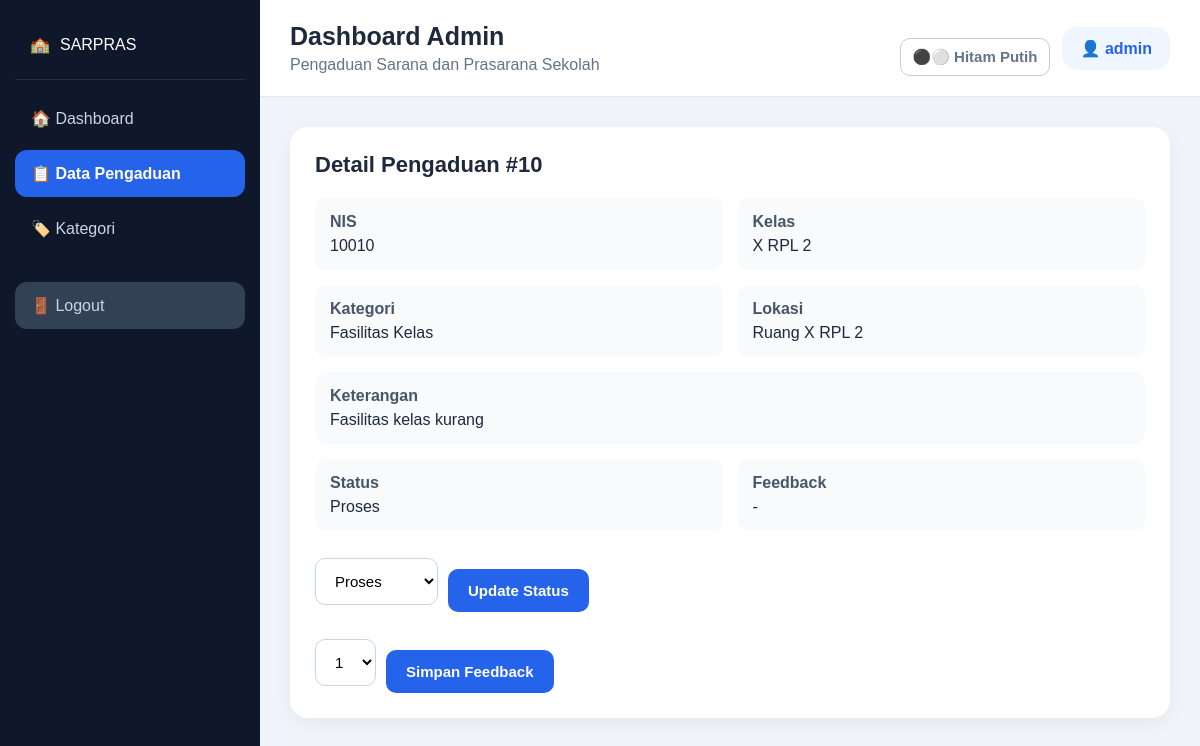
The app's page /index.php?page=admin&action=detail&id=10 (signed in) with its own data.
### tables this page shows
CREATE TABLE `aspirasi` (
  `id_aspirasi` int(5) NOT NULL,
  `status` enum('Menunggu','Proses','Selesai') NOT NULL DEFAULT 'Menunggu',
  `id_kategori` int(5) NOT NULL,
  `feedback` int(5) DEFAULT NULL
);

CREATE TABLE `input_aspirasi` (
  `id_pelaporan` int(5) NOT NULL,
  `nis` int(10) NOT NULL,
  `id_kategori` int(5) NOT NULL,
  `lokasi` varchar(50) NOT NULL,
  `ket` varchar(50) NOT NULL
);

CREATE TABLE `siswa` (
  `nis` int(10) NOT NULL,
  `kelas` varchar(10) NOT NULL
);

CREATE TABLE `kategori` (
  `id_kategori` int(5) NOT NULL,
  `ket_kategori` varchar(30) NOT NULL
);

### model/Database.php (called while the page is built, shortened)
<?php
class Database {
    private $host = '127.0.0.1';
    private $port = '3306';
    private $db = 'db_sarpras';
    private $user = 'root';
    private $pass = 'root';
    private $charset = 'utf8mb4';
    public function connect() {
        $dsn = "mysql:host={$this->host};port={$this->port};dbname={$this->db};charset={$this->charset}";
        try {
            $this->pdo = new PDO($dsn, $this->user, $this->pass, [
                PDO::ATTR_ERRMODE => PDO::ERRMODE_EXCEPTION,
                PDO::ATTR_DEFAULT_FETCH_MODE => PDO::FETCH_ASSOC,
                PDO::ATTR_EMULATE_PREPARES => false,
            ]);
            return $this->pdo;
        } catch (PDOException $e) {
            http_response_code(500);
            echo '<!doctype html><html lang="id"><meta charset="utf-8"><meta name="viewport" content="width=device-width,initial-scale=1">';
            echo '<style>body{font-family:Arial;background:#f5f7fb;padding:24px}.box{max-width:700px;margin:auto;background:#fff;padding:24px;border-radius:14px;box-shadow:0 4px 18px #0001}code{background:#eee;padding:3px 6px;border-radius:5px}.ok{color:#087f23}</style>';
            echo '<div class="box"><h2>Koneksi database gagal</h2>';
            echo '<p>Project sudah membaca <code>model/Database.php</code> yang baru.</p>';
            echo '<p>Host: <b>'.htmlspecialchars($this->host).'</b> | Port: <b>'.htmlspecialchars($this->port).'</b><br>Database: <b>'.htmlspecialchars($this->db).'</b> | User: <b>'.htmlspecialchars($this->user).'</b></p>';
            echo '<p>Error: <code>'.htmlspecialchars($e->getMessage()).'</code></p>';
            echo '<p>Jika password MySQL bukan <b>root</b>, buka <code>model/Database.php</code> lalu ubah <code>$pass</code>.</p>';
            echo '<p>Jika phpMyAdmin bisa masuk tetapi PHP tidak, gunakan host <code>localhost</code> seperti file ini.</p></div></html>';
            exit;
        }
    }
}

### model/Aspirasi.php (called while the page is built, shortened)
<?php
require_once __DIR__ . '/Database.php';
class Aspirasi {
    private $db;
    public function __construct() { $this->db = (new Database())->connect(); }
    public function find($id) {
        $sql = "SELECT a.id_aspirasi, a.status, a.feedback, ia.nis, ia.lokasi, ia.ket,
                       k.ket_kategori, s.kelas
                FROM aspirasi a
                LEFT JOIN input_aspirasi ia ON ia.id_pelaporan = a.id_aspirasi
                LEFT JOIN kategori k ON k.id_kategori = a.id_kategori
                LEFT JOIN siswa s ON s.nis = ia.nis
                WHERE a.id_aspirasi = ? LIMIT 1";
        $stmt = $this->db->prepare($sql);
        $stmt->execute(array($id));
        return $stmt->fetch();
    }
}

### controller/AspirasiController.php (called while the page is built, shortened)
<?php
require_once __DIR__ . '/../model/Aspirasi.php';
class AspirasiController {
    public function find($id) { return (new Aspirasi())->find($id); }
}

### index.php (the view, shortened to what this page needs)
<?php
$page = isset($_GET['page']) ? $_GET['page'] : ($_SESSION['role'] === 'admin' ? 'admin' : 'siswa');
$action = isset($_GET['action']) ? $_GET['action'] : 'dashboard';
function e($value) { return htmlspecialchars((string)$value, ENT_QUOTES, 'UTF-8'); }
require_once __DIR__ . '/controller/AspirasiController.php';
?>
<!DOCTYPE html>
<html lang="id"><head>
<link rel="stylesheet" href="asset/css/style.css?v=20261003">
</head><body>
<div class="app">
<aside class="sidebar">
    <div class="logo">🏫 <span>SARPRAS</span></div>
    <a class="nav <?php echo $action === 'dashboard' ? 'active' : ''; ?>" href="index.php?page=<?php echo e($page); ?>&action=dashboard">🏠 Dashboard</a>
    <?php if ($page === 'admin'): ?>
        <a class="nav <?php echo $action === 'aspirasi' || $action === 'detail' ? 'active' : ''; ?>" href="index.php?page=admin&action=aspirasi">📋 Data Pengaduan</a>
        <a class="nav <?php echo $action === 'kategori' ? 'active' : ''; ?>" href="index.php?page=admin&action=kategori">🏷️ Kategori</a>
    <?php else: ?>
        <a class="nav <?php echo $action === 'tambah' ? 'active' : ''; ?>" href="index.php?page=siswa&action=tambah">➕ Buat Pengaduan</a>
        <a class="nav <?php echo $action === 'pengaduan' || $action === 'detail' ? 'active' : ''; ?>" href="index.php?page=siswa&action=pengaduan">📋 Pengaduan Saya</a>
    <?php endif; ?>
    <a class="nav logout" href="logout.php">🚪 Logout</a>
</aside>
<main class="main">
<header class="topbar"><div><h2><?php echo $page === 'admin' ? 'Dashboard Admin' : 'Dashboard Siswa'; ?></h2><span>Pengaduan Sarana dan Prasarana Sekolah</span></div><div class="topbar-actions"><button type="button" class="theme-toggle" id="blackWhiteToggle" aria-pressed="false" title="Aktifkan mode hitam putih">⚫⚪ <span>Hitam Putih</span></button><div class="user">👤 <?php echo e($page === 'admin' ? $_SESSION['username'] : $_SESSION['nis']); ?></div></div></header>
<div class="content">
<?php if ($page === 'admin'): ?>
<?php
$admin = new AdminController();
$data = $admin->dashboard();
$aspirasiModel = new AspirasiController();
?>
<?php if ($action === 'dashboard'): ?>
<div class="cards">
    <div class="card"><span>Total Pengaduan</span><strong><?php echo $data['stats']['total']; ?></strong></div>
    <div class="card"><span>Menunggu</span><strong><?php echo $data['stats']['menunggu']; ?></strong></div>
    <div class="card"><span>Proses</span><strong><?php echo $data['stats']['proses']; ?></strong></div>
    <div class="card"><span>Selesai</span><strong><?php echo $data['stats']['selesai']; ?></strong></div>
</div>
<div class="panel"><div class="panel-title">Pengaduan Terbaru</div><?php include __DIR__.'/view/admin/table.php'; ?></div>
<?php elseif ($action === 'aspirasi'): ?>
<div class="panel"><div class="panel-title">Semua Pengaduan</div><?php $rows = $aspirasiModel->all(); include __DIR__.'/view/admin/table.php'; ?></div>
<?php elseif ($action === 'detail'):
$id = isset($_GET['id']) ? (int)$_GET['id'] : 0; $detail = $aspirasiModel->find($id);
?>
<div class="panel"><div class="panel-title">Detail Pengaduan #<?php echo $id; ?></div>
<?php if (!$detail): ?><p>Data tidak ditemukan.</p><?php else: ?>
<div class="detail-grid"><div><b>NIS</b><span><?php echo e($detail['nis']); ?></span></div><div><b>Kelas</b><span><?php echo e($detail['kelas']); ?></span></div><div><b>Kategori</b><span><?php echo e($detail['ket_kategori']); ?></span></div><div><b>Lokasi</b><span><?php echo e($detail['lokasi']); ?></span></div><div class="full"><b>Keterangan</b><span><?php echo e($detail['ket']); ?></span></div><div><b>Status</b><span class="badge"><?php echo e($detail['status']); ?></span></div><div><b>Feedback</b><span><?php echo $detail['feedback'] === null ? '-' : e($detail['feedback']).'/5'; ?></span></div></div>
<form method="post" class="inline-form"><select name="status"><option <?php echo $detail['status']==='Proses'?'selected':''; ?>>Proses</option></select><button name="ubah_status">Update Status</button></form>
<form method="post" class="inline-form"><select name="feedback"><option value="1">1</option></select><button name="ubah_feedback">Simpan Feedback</button></form>
<?php endif; ?></div>
<?php endif; ?>
<?php endif; ?>
</div></main></div>
</body></html>

### asset/css/style.css (style rules this page uses)
* { box-sizing: border-box; margin: 0; padding: 0; }
body { font-family: Arial, Helvetica, sans-serif; background: #f1f5f9; color: #1e293b; }
.app { display: flex; min-height: 100vh; }
.sidebar { width: 260px; min-width: 260px; min-height: 100vh; background: #0f172a; padding: 25px 15px; color: white; position: fixed; left: 0; top: 0; bottom: 0; overflow-y: auto; }
.logo { display: flex; align-items: center; gap: 10px; padding: 10px 15px 25px; margin-bottom: 15px; border-bottom: 1px solid rgba(255,255,255,.1); }
.nav { display: block; width: 100%; padding: 14px 16px; margin: 8px 0; border-radius: 12px; color: #cbd5e1; text-decoration: none; font-size: 16px; transition: .2s; }
.nav.active { background: #2563eb; color: white; font-weight: bold; }
.nav.logout { margin-top: 30px; background: #334155; }
.main { margin-left: 260px; width: calc(100% - 260px); min-height: 100vh; background: #f1f5f9; }
.topbar { background: white; min-height: 90px; padding: 20px 30px; display: flex; align-items: center; justify-content: space-between; border-bottom: 1px solid #e2e8f0; }
.topbar h2 { font-size: 25px; margin-bottom: 5px; }
.topbar span { color: #64748b; }
.user { background: #eff6ff; color: #2563eb; padding: 12px 18px; border-radius: 15px; font-weight: bold; }
.content { padding: 30px; }
.panel { background: white; padding: 25px; border-radius: 18px; margin-bottom: 25px; box-shadow: 0 5px 20px rgba(15, 23, 42, .06); }
.panel-title { font-size: 22px; font-weight: bold; margin-bottom: 20px; }
input, select, textarea { width: 100%; padding: 13px 15px; border: 1px solid #cbd5e1; border-radius: 10px; font-size: 15px; background: white; }
button { margin-top: 18px; padding: 13px 20px; border: none; border-radius: 10px; background: #2563eb; color: white; font-size: 15px; font-weight: bold; cursor: pointer; }
.detail-grid { display: grid; grid-template-columns: repeat(2, 1fr); gap: 15px; }
.detail-grid > div { background: #f8fafc; padding: 15px; border-radius: 10px; }
.detail-grid b { display: block; margin-bottom: 6px; color: #475569; }
.detail-grid span { display: block; }
.detail-grid .full { grid-column: 1 / -1; }
.inline-form { display: flex; gap: 10px; align-items: center; margin-top: 20px; }
.inline-form select { width: auto; }
.topbar-actions { display:flex;align-items:center;gap:12px }
.theme-toggle { border:1px solid #ccc;background:#fff;color:#222;border-radius:10px;padding:9px 12px;cursor:pointer;font-weight:600;transition:.2s }

### records on screen
aspirasi: input_aspirasi.nis "10010", siswa.kelas "X RPL 2", id_kategori.ket_kategori "Fasilitas Kelas", input_aspirasi.lokasi "Ruang X RPL 2", input_aspirasi.ket "Fasilitas kelas kurang", status "Proses"

### other values on screen
$page === 'admin' ? $_SESSION['username'] : $_SESSION['nis'] "admin"
$id "10"
